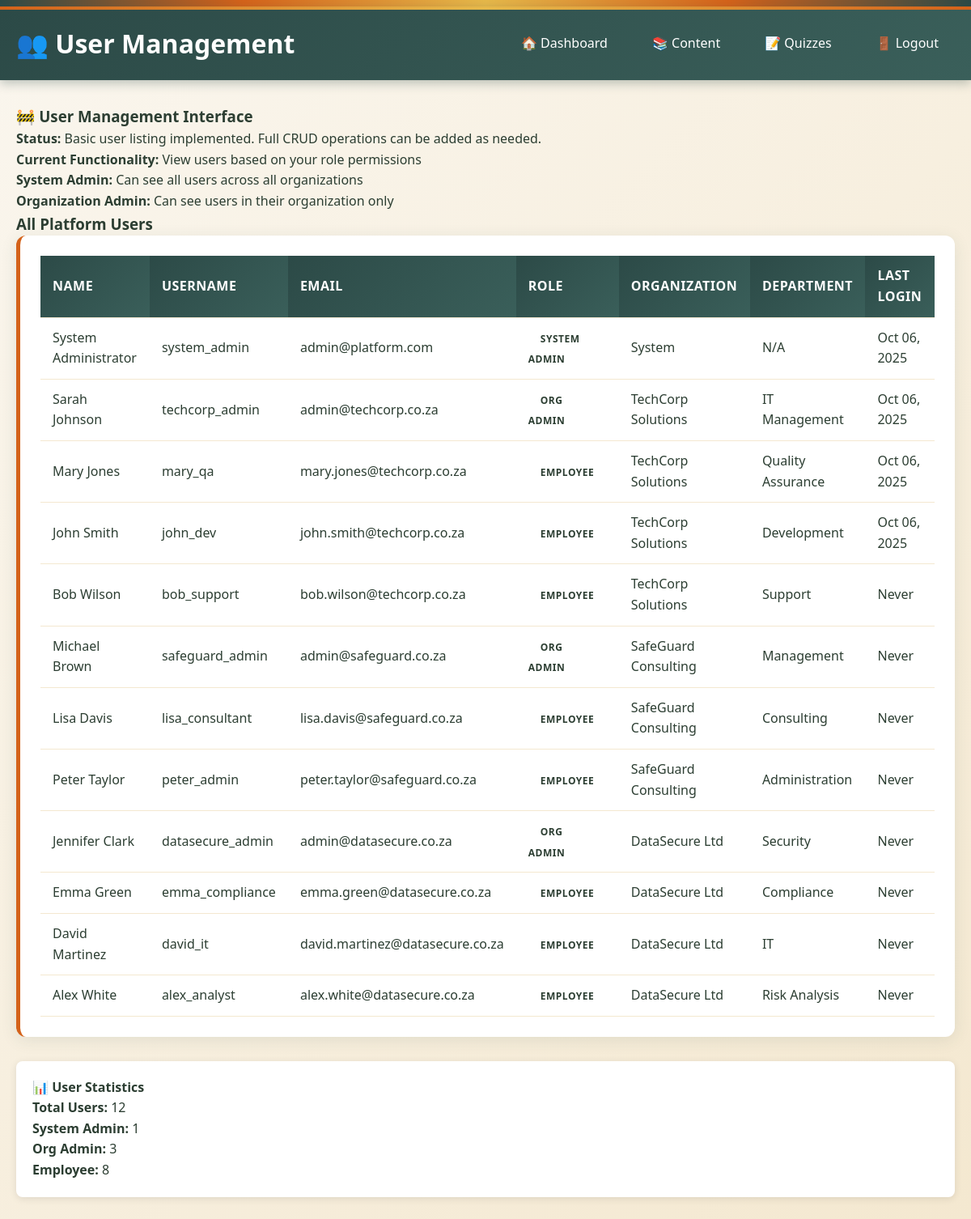
The page /user_management.php (signed in) on the database its author committed.
### tables this page shows
CREATE TABLE users (
    id INTEGER PRIMARY KEY AUTOINCREMENT,
    organization_id INTEGER, -- NULL for system admins
    username VARCHAR(50) UNIQUE NOT NULL,
    email VARCHAR(100) UNIQUE NOT NULL,
    password_hash VARCHAR(255) NOT NULL,
    first_name VARCHAR(50) NOT NULL,
    last_name VARCHAR(50) NOT NULL,
    role_id INTEGER NOT NULL,
    employee_id VARCHAR(50), -- Organization-specific employee ID
    department VARCHAR(100),
    job_title VARCHAR(100),
    manager_id INTEGER, -- Self-referencing for org hierarchy
    phone VARCHAR(20),
    hire_date DATE,
    status_id INTEGER DEFAULT 1,
    last_login TIMESTAMP,
    is_active BOOLEAN DEFAULT 1,
    created_at TIMESTAMP DEFAULT CURRENT_TIMESTAMP,
    updated_at TIMESTAMP DEFAULT CURRENT_TIMESTAMP,
    FOREIGN KEY (organization_id) REFERENCES organizations(id),
    FOREIGN KEY (role_id) REFERENCES roles(id),
    FOREIGN KEY (manager_id) REFERENCES users(id),
    FOREIGN KEY (status_id) REFERENCES employee_statuses(id)
);

CREATE TABLE roles (
    id INTEGER PRIMARY KEY AUTOINCREMENT,
    name VARCHAR(50) UNIQUE NOT NULL,
    description TEXT,
    level INTEGER NOT NULL, -- 1=system_admin, 2=org_admin, 3=employee
    permissions TEXT, -- JSON array of permissions
    created_at TIMESTAMP DEFAULT CURRENT_TIMESTAMP
);

CREATE TABLE organizations (
    id INTEGER PRIMARY KEY AUTOINCREMENT,
    name VARCHAR(100) NOT NULL,
    registration_number VARCHAR(50),
    industry VARCHAR(50),
    size_category VARCHAR(20) CHECK (size_category IN ('micro', 'small', 'medium')),
    contact_email VARCHAR(100) NOT NULL,
    contact_phone VARCHAR(20),
    address TEXT,
    subscription_plan VARCHAR(20) DEFAULT 'basic',
    subscription_status VARCHAR(20) DEFAULT 'active' CHECK (subscription_status IN ('active', 'suspended', 'cancelled')),
    settings TEXT, -- JSON for organization-specific settings
    is_active BOOLEAN DEFAULT 1,
    created_at TIMESTAMP DEFAULT CURRENT_TIMESTAMP,
    updated_at TIMESTAMP DEFAULT CURRENT_TIMESTAMP
);

### src/user_management.php (the view, shortened to what this page needs)
<?php
require_once __DIR__ . '/config/db.php';
try {
    if ($_SESSION['role'] === 'system_admin') {
        $stmt = $pdo->prepare("
            SELECT u.*, r.name as role_name, o.name as organization_name
            FROM users u
            LEFT JOIN roles r ON u.role_id = r.id
            LEFT JOIN organizations o ON u.organization_id = o.id
            WHERE u.is_active = 1
            ORDER BY u.organization_id, u.role_id, u.last_name
        ");
        $stmt->execute();
    }
    $users = $stmt->fetchAll(PDO::FETCH_ASSOC);
} catch (PDOException $e) {
    $users = [];
    $error = "Error loading users: " . $e->getMessage();
}
?>
<!DOCTYPE html>
<html lang="en">
<head>
    <link rel="stylesheet" href="assets/webdesign-style.css">
</head>
<body>
    <div class="african-border"></div>
    <div class="header">
        <h1>👥 User Management</h1>
        <div class="nav-links">
            <a href="dashboard.php">🏠 Dashboard</a>
            <a href="content_list.php">📚 Content</a>
            <a href="quiz_list.php">📝 Quizzes</a>
            <a href="logout.php">🚪 Logout</a>
        </div>
    </div>
    <div class="container">
        <div class="placeholder-notice">
            <h3>🚧 User Management Interface</h3>
            <p><strong>Status:</strong> Basic user listing implemented. Full CRUD operations can be added as needed.</p>
            <p><strong>Current Functionality:</strong> View users based on your role permissions</p>
            <p><strong>System Admin:</strong> Can see all users across all organizations</p>
            <p><strong>Organization Admin:</strong> Can see users in their organization only</p>
        </div>
        <h3>
            <?php if ($_SESSION['role'] === 'system_admin'): ?>
                All Platform Users
            <?php else: ?>
                Users in Your Organization
            <?php endif; ?>
        </h3>
        <?php if (empty($users)): ?>
            <div class="users-table">
                <p style="padding: 20px; text-align: center; color: #666;">No users found.</p>
            </div>
        <?php else: ?>
            <div class="users-table">
                <table>
                    <thead>
                        <tr>
                            <th>Name</th>
                            <th>Username</th>
                            <th>Email</th>
                            <th>Role</th>
                            <?php if ($_SESSION['role'] === 'system_admin'): ?>
                                <th>Organization</th>
                            <?php endif; ?>
                            <th>Department</th>
                            <th>Last Login</th>
                        </tr>
                    </thead>
                    <tbody>
                        <?php foreach ($users as $user): ?>
                            <tr>
                                <td><?php echo htmlspecialchars($user['first_name'] . ' ' . $user['last_name']); ?></td>
                                <td><?php echo htmlspecialchars($user['username']); ?></td>
                                <td><?php echo htmlspecialchars($user['email']); ?></td>
                                <td>
                                    <span class="role-badge role-<?php echo $user['role_name']; ?>">
                                        <?php echo ucwords(str_replace('_', ' ', $user['role_name'])); ?>
                                    </span>
                                </td>
                                <?php if ($_SESSION['role'] === 'system_admin'): ?>
                                    <td><?php echo htmlspecialchars($user['organization_name'] ?? 'System'); ?></td>
                                <?php endif; ?>
                                <td><?php echo htmlspecialchars($user['department'] ?? 'N/A'); ?></td>
                                <td><?php echo $user['last_login'] ? date('M d, Y', strtotime($user['last_login'])) : 'Never'; ?></td>
                            </tr>
                        <?php endforeach; ?>
                    </tbody>
                </table>
            </div>
        <?php endif; ?>
        <div style="margin-top: 30px; padding: 20px; background: white; border-radius: 8px; box-shadow: 0 2px 10px rgba(0,0,0,0.1);">
            <h4>📊 User Statistics</h4>
            <p><strong>Total Users:</strong> <?php echo count($users); ?></p>
            <?php
                $role_counts = array_count_values(array_column($users, 'role_name'));
                foreach ($role_counts as $role => $count) {
                    echo "<p><strong>" . ucwords(str_replace('_', ' ', $role)) . ":</strong> $count</p>";
                }
            ?>
        </div>
    </div>
</body>
</html>

### src/assets/webdesign-style.css (style rules this page uses)
:root { --primary-dark: #2c4a47; --primary-medium: #3a5f5a; --accent-orange: #d4621a; --accent-gold: #e6b84a; --accent-red: #a63929; --cream-bg: #f4e8d0; --light-cream: #faf6ee; --text-dark: #2c3e32; --text-medium: #4a5d52; --pattern-green: #4a7368; --pattern-orange: #e8754d; --pattern-gold: #f2c866; }
* { margin: 0; padding: 0; box-sizing: border-box; }
body { font-family: 'Segoe UI', 'Ubuntu', 'Roboto', sans-serif; background: linear-gradient(135deg, var(--light-cream) 0%, var(--cream-bg) 100%); color: var(--text-dark); line-height: 1.6; min-height: 100vh; }
.african-border { background: linear-gradient(90deg, var(--primary-dark) 0%, var(--accent-orange) 25%, var(--accent-gold) 50%, var(--accent-orange) 75%, var(--primary-dark) 100%); height: 8px; position: relative; }
.african-border::after { content: ''; position: absolute; top: 8px; left: 0; right: 0; height: 4px; background: repeating-linear-gradient( 90deg, var(--pattern-green) 0px, var(--pattern-green) 20px, var(--pattern-orange) 20px, var(--pattern-orange) 30px, var(--pattern-gold) 30px, var(--pattern-gold) 40px ); }
.header { background: linear-gradient(135deg, var(--primary-dark) 0%, var(--primary-medium) 100%); color: white; padding: 20px; display: flex; justify-content: space-between; align-items: center; box-shadow: 0 4px 12px rgba(44, 74, 71, 0.3); position: relative; }
.header::before { content: ''; position: absolute; top: 0; left: 0; right: 0; height: 4px; background: linear-gradient(90deg, var(--accent-orange) 0%, var(--accent-gold) 50%, var(--accent-orange) 100%); }
.nav-links { display: flex; gap: 15px; }
.nav-links a { color: white; text-decoration: none; padding: 10px 18px; border-radius: 25px; transition: all 0.3s ease; font-weight: 500; border: 2px solid transparent; }
.welcome-card, .stat-card, .info-section, .users-table { background: white; padding: 25px; border-radius: 12px; box-shadow: 0 4px 20px rgba(44, 74, 71, 0.1); margin-bottom: 25px; border-left: 5px solid var(--accent-orange); position: relative; }
.role-badge { padding: 6px 15px; border-radius: 20px; font-size: 12px; font-weight: bold; text-transform: uppercase; letter-spacing: 0.5px; }
table { width: 100%; border-collapse: collapse; }
th, td { padding: 12px 15px; text-align: left; border-bottom: 1px solid var(--cream-bg); }
th { background: linear-gradient(135deg, var(--primary-dark), var(--primary-medium)); color: white; font-weight: 600; text-transform: uppercase; letter-spacing: 0.5px; }
.container { max-width: 1200px; margin: 30px auto; padding: 0 20px; }

### rows shown on the page
users: first_name+last_name "System Administrator", username "system_admin", email "admin@platform.com", role.name "SYSTEM ADMIN", organization_name "System", department "N/A", last_login "Oct 06, 2025"
users: first_name+last_name "Sarah Johnson", username "techcorp_admin", email "admin@techcorp.co.za", role.name "ORG ADMIN", organization.name "TechCorp Solutions", department "IT Management", last_login "Oct 06, 2025"
users: first_name+last_name "Mary Jones", username "mary_qa", email "mary.jones@techcorp.co.za", role.name "EMPLOYEE", organization.name "TechCorp Solutions", department "Quality Assurance", last_login "Oct 06, 2025"
users: first_name+last_name "John Smith", username "john_dev", email "john.smith@techcorp.co.za", role.name "EMPLOYEE", organization.name "TechCorp Solutions", department "Development", last_login "Oct 06, 2025"
users: first_name+last_name "Bob Wilson", username "bob_support", email "bob.wilson@techcorp.co.za", role.name "EMPLOYEE", organization.name "TechCorp Solutions", department "Support", shows "Never"
users: first_name+last_name "Michael Brown", username "safeguard_admin", email "admin@safeguard.co.za", role.name "ORG ADMIN", organization.name "SafeGuard Consulting", department "Management", shows "Never"
users: first_name+last_name "Lisa Davis", username "lisa_consultant", email "lisa.davis@safeguard.co.za", role.name "EMPLOYEE", organization.name "SafeGuard Consulting", department "Consulting", shows "Never"
users: first_name+last_name "Peter Taylor", username "peter_admin", email "peter.taylor@safeguard.co.za", role.name "EMPLOYEE", organization.name "SafeGuard Consulting", department "Administration", shows "Never", role "3", id "8"
users: first_name+last_name "Jennifer Clark", username "datasecure_admin", email "admin@datasecure.co.za", role.name "ORG ADMIN", organization.name "DataSecure Ltd", department "Security", shows "Never"
users: first_name+last_name "Emma Green", username "emma_compliance", email "emma.green@datasecure.co.za", role.name "EMPLOYEE", organization.name "DataSecure Ltd", department "Compliance", shows "Never"
users: first_name+last_name "David Martinez", username "david_it", email "david.martinez@datasecure.co.za", role.name "EMPLOYEE", organization.name "DataSecure Ltd", department "IT", shows "Never"
users: first_name+last_name "Alex White", username "alex_analyst", email "alex.white@datasecure.co.za", role.name "EMPLOYEE", organization.name "DataSecure Ltd", department "Risk Analysis", shows "Never"

### other values the page prints
count($users) "12"
str_replace('_', ' ', $role) "System Admin"
$count "1"
str_replace('_', ' ', $role) "Org Admin"
str_replace('_', ' ', $role) "Employee"
